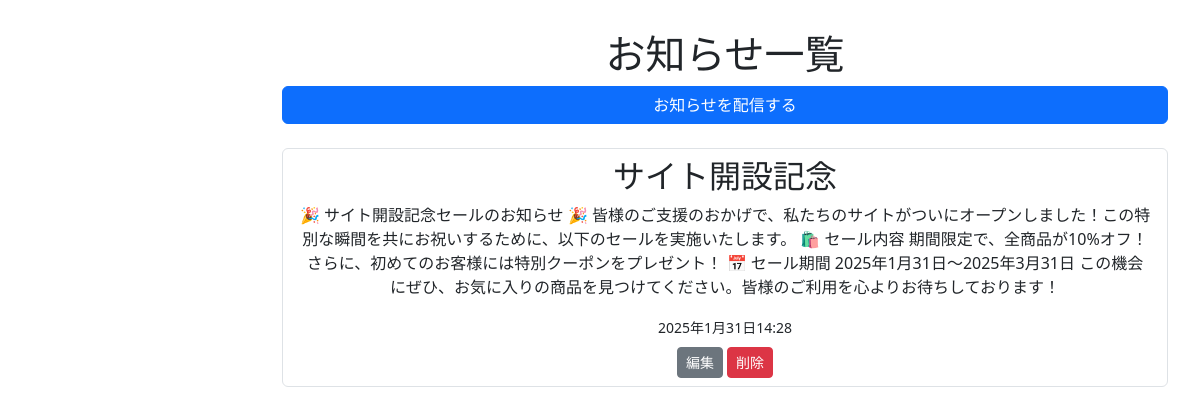
Page /notifications/list/ on the committed database.
### notifications/models.py (models this page shows, shortened)
class Notification(models.Model):
    title = models.CharField(max_length=255)
    message = models.TextField()
    created_at = models.DateTimeField(auto_now_add=True)

### notifications/views.py (the view)
# urls.py: path('list/', notifications_list, name='notifications_list'),
def notifications_list(request):
    notifications = Notification.objects.all().order_by('-created_at')
    if request.method == 'POST':
        form = NotificationForm(request.POST)
        if form.is_valid():
            form.save()
            return redirect('notifications_list')
    else:
        form = NotificationForm()
    return render(request, 'notifications/notification_list.html', {'notifications': notifications, 'form': form})

### fipleapp/context_processors.py (called while the page is built)
def admin_info(request):
    context = {}
    if request.user.is_authenticated:
        context = {
            'name': request.user.name,
            'admin_id': request.user.admin_id
        }
    return context

### notifications/templates/notifications/notification_list.html (shortened to what this page needs)
{% extends 'base.html' %}
{% block content %}
<div class="page-container">
    <h1>お知らせ一覧</h1>
    <a href="{% url 'notification_form' %}" class="btn btn-primary">お知らせを配信する</a>
    <ul class="list-group mt-4">
        {% for notification in notifications %}
            <li class="list-group-item">
                <h2>{{ notification.title }}</h2>
                <p>{{ notification.message }}</p>
                <small>{{ notification.created_at }}</small>
                <div class="mt-2">
                    <a href="{% url 'notification_edit' notification.id %}" class="btn btn-secondary btn-sm">編集</a>
                    <a href="{% url 'notification_delete' notification.id %}" class="btn btn-danger btn-sm">削除</a>
                </div>
            </li>
        {% endfor %}
    </ul>
</div>
{% endblock %}

### fipleapp/templates/base.html (shortened to what this page needs)
{% load static %}
<!DOCTYPE html>
<html lang="ja">
    <head>
        <link rel="stylesheet" href="{% static 'style.css' %}">
        <link href="https://cdn.jsdelivr.net/npm/bootstrap@5.3.0-alpha1/dist/css/bootstrap.min.css" rel="stylesheet">
        <link rel="stylesheet" href="https://cdnjs.cloudflare.com/ajax/libs/font-awesome/6.5.1/css/all.min.css">
        <link rel="stylesheet" href="https://cdnjs.cloudflare.com/ajax/libs/font-awesome-animation/0.2.1/font-awesome-animation.css" type="text/css" media="all" />
        <link rel="stylesheet" href="https://cdnjs.cloudflare.com/ajax/libs/cropperjs/1.5.12/cropper.min.css">
    </head>
    <body>
        <main>
            <div class="container">
                <div class="content-header">
                </div>
                <div class="content">
                    {% block content %}{% endblock %}
                </div>
            </div>
        </main>
    </body>
</html>

### fipleapp/static/style.css (style rules this page uses)
html, body { height: 100%; margin: 0; padding: 0; box-sizing: border-box; font-family: Arial, sans-serif; overflow-x: hidden; }
.container { height: 100vh; display: flex; flex-direction: column; transition: margin-left 0.5s ease; }
.content-header { width: 100%; height: auto; padding: 0 10px; padding-top: 10px; display: flex; align-items: center; }
.content { width: 100%; height: auto; text-align: center; margin: 0; padding: 0; }
main { display: flex; margin-left: 250px; transition: margin-left 0.5s ease, width 0.5s ease; }
.page-container { width: 100%; padding: 20px; display: flex; flex-direction: column; justify-content: center; }

### rows in the picture
Notification: title "サイト開設記念", message "🎉 サイト開設記念セールのお知らせ 🎉 皆様のご支援のおかげで、私たちのサイトがついにオープンしました！この特別な瞬間を共にお祝いするために、以下のセールを実施いたします。 🛍️ セール内容 期間限定で、全商品が10%オフ！さらに、初めてのお客様には特別クーポンをプレゼント！ 📅 セール期間 2025年1月31日～2025年3月31日 この機会にぜひ、お気に入りの商品を見つけてください。皆様のご利用を心よりお待ちしております！", created_at "2025年1月31日14:28"
